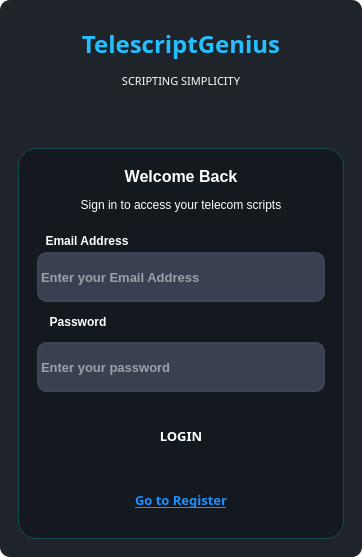
<?xml version="1.0" encoding="UTF-8"?>
<ui version="4.0">
 <class>LoginScreen</class>
 <widget class="QMainWindow" name="LoginScreen">
  <property name="geometry">
   <rect>
    <x>0</x>
    <y>0</y>
    <width>362</width>
    <height>557</height>
   </rect>
  </property>
  <property name="windowTitle">
   <string>MainWindow</string>
  </property>
  <property name="styleSheet">
   <string notr="true">*{
    border-radius:10px;
    background-color:transparent;
    background:transparent;
    padding:0;
    margin:0;
    color:#fff;
}
#centralwidget{
    background-color:#1f232a;
}</string>
  </property>
  <widget class="QWidget" name="centralwidget">
   <layout class="QVBoxLayout" name="verticalLayout_3">
    <item>
     <widget class="QWidget" name="widget" native="true">
      <property name="styleSheet">
       <string notr="true"/>
      </property>
      <layout class="QVBoxLayout" name="verticalLayout">
       <item>
        <widget class="QFrame" name="frame_3">
         <property name="frameShape">
          <enum>QFrame::StyledPanel</enum>
         </property>
         <property name="frameShadow">
          <enum>QFrame::Raised</enum>
         </property>
         <layout class="QVBoxLayout" name="verticalLayout_4">
          <item alignment="Qt::AlignTop">
           <widget class="QLabel" name="label_4">
            <property name="sizePolicy">
             <sizepolicy hsizetype="Preferred" vsizetype="Minimum">
              <horstretch>0</horstretch>
              <verstretch>0</verstretch>
             </sizepolicy>
            </property>
            <property name="minimumSize">
             <size>
              <width>0</width>
              <height>50</height>
             </size>
            </property>
            <property name="font">
             <font>
              <family>Segoe Print</family>
              <pointsize>12</pointsize>
              <weight>75</weight>
              <bold>true</bold>
             </font>
            </property>
            <property name="styleSheet">
             <string notr="true"/>
            </property>
            <property name="text">
             <string>&lt;!DOCTYPE HTML PUBLIC &quot;-//W3C//DTD HTML 4.0//EN&quot; &quot;http://www.w3.org/TR/REC-html40/strict.dtd&quot;&gt;
&lt;html&gt;&lt;head&gt;&lt;meta name=&quot;qrichtext&quot; content=&quot;1&quot; /&gt;&lt;style type=&quot;text/css&quot;&gt;
p, li { white-space: pre-wrap; }
&lt;/style&gt;&lt;/head&gt;&lt;body style=&quot; font-family:'MS Shell Dlg 2'; font-size:8pt; font-weight:400; font-style:normal;&quot;&gt;
&lt;p align=&quot;center&quot; style=&quot; margin-top:12px; margin-bottom:12px; margin-left:0px; margin-right:0px; -qt-block-indent:0; text-indent:0px;&quot;&gt;&lt;span style=&quot; font-size:18pt; font-weight:600; color:#25bfff;&quot;&gt;TelescriptGenius&lt;/span&gt;&lt;/p&gt;
&lt;p align=&quot;center&quot; style=&quot; margin-top:12px; margin-bottom:12px; margin-left:0px; margin-right:0px; -qt-block-indent:0; text-indent:0px;&quot;&gt;SCRIPTING SIMPLICITY&lt;/p&gt;&lt;/body&gt;&lt;/html&gt;</string>
            </property>
           </widget>
          </item>
         </layout>
        </widget>
       </item>
       <item>
        <widget class="QFrame" name="frame">
         <property name="styleSheet">
          <string notr="true">QFrame{
	background-color: rgb(20, 24, 31);
}
QFrame#frame{
	border-radius: 18px;
    border: 1px solid rgba(0, 255, 255, 0.2);
}</string>
         </property>
         <property name="frameShape">
          <enum>QFrame::StyledPanel</enum>
         </property>
         <property name="frameShadow">
          <enum>QFrame::Raised</enum>
         </property>
         <layout class="QVBoxLayout" name="verticalLayout_2">
          <item>
           <widget class="QFrame" name="frame_7">
            <property name="frameShape">
             <enum>QFrame::StyledPanel</enum>
            </property>
            <property name="frameShadow">
             <enum>QFrame::Raised</enum>
            </property>
            <layout class="QVBoxLayout" name="verticalLayout_6">
             <item>
              <widget class="QLabel" name="label_3">
               <property name="text">
                <string>&lt;html&gt;&lt;head/&gt;&lt;body&gt;&lt;p align=&quot;center&quot;&gt;&lt;span style=&quot; font-size:12pt; font-weight:600;&quot;&gt;Welcome Back&lt;/span&gt;&lt;/p&gt;&lt;p align=&quot;center&quot;&gt;Sign in to access your telecom scripts&lt;/p&gt;&lt;/body&gt;&lt;/html&gt;</string>
               </property>
              </widget>
             </item>
            </layout>
           </widget>
          </item>
          <item>
           <widget class="QFrame" name="frame_4">
            <property name="frameShape">
             <enum>QFrame::StyledPanel</enum>
            </property>
            <property name="frameShadow">
             <enum>QFrame::Raised</enum>
            </property>
            <layout class="QVBoxLayout" name="verticalLayout_5">
             <item>
              <widget class="QLabel" name="label">
               <property name="sizePolicy">
                <sizepolicy hsizetype="Fixed" vsizetype="Fixed">
                 <horstretch>0</horstretch>
                 <verstretch>0</verstretch>
                </sizepolicy>
               </property>
               <property name="minimumSize">
                <size>
                 <width>100</width>
                 <height>10</height>
                </size>
               </property>
               <property name="maximumSize">
                <size>
                 <width>16777215</width>
                 <height>10</height>
                </size>
               </property>
               <property name="font">
                <font>
                 <weight>75</weight>
                 <bold>true</bold>
                </font>
               </property>
               <property name="styleSheet">
                <string notr="true"/>
               </property>
               <property name="text">
                <string>Email Address</string>
               </property>
               <property name="alignment">
                <set>Qt::AlignCenter</set>
               </property>
              </widget>
             </item>
             <item>
              <widget class="QLineEdit" name="emailInput">
               <property name="sizePolicy">
                <sizepolicy hsizetype="Minimum" vsizetype="Fixed">
                 <horstretch>0</horstretch>
                 <verstretch>0</verstretch>
                </sizepolicy>
               </property>
               <property name="minimumSize">
                <size>
                 <width>0</width>
                 <height>50</height>
                </size>
               </property>
               <property name="font">
                <font>
                 <pointsize>10</pointsize>
                 <weight>75</weight>
                 <bold>true</bold>
                </font>
               </property>
               <property name="styleSheet">
                <string notr="true">background-color: rgb(57, 65, 80);
border: 2px solid rgb(61, 70, 86);
border-radius:10px;</string>
               </property>
               <property name="placeholderText">
                <string>Enter your Email Address</string>
               </property>
              </widget>
             </item>
            </layout>
           </widget>
          </item>
          <item>
           <widget class="QLabel" name="label_2">
            <property name="sizePolicy">
             <sizepolicy hsizetype="Fixed" vsizetype="Fixed">
              <horstretch>0</horstretch>
              <verstretch>0</verstretch>
             </sizepolicy>
            </property>
            <property name="minimumSize">
             <size>
              <width>100</width>
              <height>10</height>
             </size>
            </property>
            <property name="maximumSize">
             <size>
              <width>16777215</width>
              <height>10</height>
             </size>
            </property>
            <property name="font">
             <font>
              <weight>75</weight>
              <bold>true</bold>
             </font>
            </property>
            <property name="styleSheet">
             <string notr="true"/>
            </property>
            <property name="text">
             <string>Password</string>
            </property>
            <property name="alignment">
             <set>Qt::AlignCenter</set>
            </property>
           </widget>
          </item>
          <item>
           <widget class="QFrame" name="frame_5">
            <property name="sizePolicy">
             <sizepolicy hsizetype="Minimum" vsizetype="Fixed">
              <horstretch>0</horstretch>
              <verstretch>0</verstretch>
             </sizepolicy>
            </property>
            <property name="frameShape">
             <enum>QFrame::StyledPanel</enum>
            </property>
            <property name="frameShadow">
             <enum>QFrame::Raised</enum>
            </property>
            <layout class="QVBoxLayout" name="verticalLayout_7">
             <item>
              <widget class="QLineEdit" name="passwordInput">
               <property name="sizePolicy">
                <sizepolicy hsizetype="Minimum" vsizetype="Fixed">
                 <horstretch>0</horstretch>
                 <verstretch>0</verstretch>
                </sizepolicy>
               </property>
               <property name="minimumSize">
                <size>
                 <width>0</width>
                 <height>50</height>
                </size>
               </property>
               <property name="font">
                <font>
                 <pointsize>10</pointsize>
                 <weight>75</weight>
                 <bold>true</bold>
                </font>
               </property>
               <property name="styleSheet">
                <string notr="true">background-color: rgb(57, 65, 80);
border: 2px solid rgb(61, 70, 86);
border-radius:10px;</string>
               </property>
               <property name="echoMode">
                <enum>QLineEdit::Password</enum>
               </property>
               <property name="placeholderText">
                <string>Enter your password</string>
               </property>
              </widget>
             </item>
            </layout>
           </widget>
          </item>
          <item>
           <widget class="QFrame" name="frame_2">
            <property name="frameShape">
             <enum>QFrame::StyledPanel</enum>
            </property>
            <property name="frameShadow">
             <enum>QFrame::Raised</enum>
            </property>
            <layout class="QHBoxLayout" name="horizontalLayout">
             <item>
              <widget class="QPushButton" name="logBtn">
               <property name="sizePolicy">
                <sizepolicy hsizetype="Fixed" vsizetype="Fixed">
                 <horstretch>0</horstretch>
                 <verstretch>0</verstretch>
                </sizepolicy>
               </property>
               <property name="minimumSize">
                <size>
                 <width>200</width>
                 <height>40</height>
                </size>
               </property>
               <property name="font">
                <font>
                 <family>Segoe UI Black</family>
                 <pointsize>10</pointsize>
                 <weight>75</weight>
                 <bold>true</bold>
                </font>
               </property>
               <property name="text">
                <string>LOGIN</string>
               </property>
              </widget>
             </item>
            </layout>
           </widget>
          </item>
          <item>
           <widget class="QFrame" name="frame_6">
            <property name="frameShape">
             <enum>QFrame::StyledPanel</enum>
            </property>
            <property name="frameShadow">
             <enum>QFrame::Raised</enum>
            </property>
            <layout class="QHBoxLayout" name="horizontalLayout_4">
             <item>
              <widget class="QPushButton" name="regNowBtn">
               <property name="sizePolicy">
                <sizepolicy hsizetype="Fixed" vsizetype="Fixed">
                 <horstretch>0</horstretch>
                 <verstretch>0</verstretch>
                </sizepolicy>
               </property>
               <property name="minimumSize">
                <size>
                 <width>200</width>
                 <height>40</height>
                </size>
               </property>
               <property name="font">
                <font>
                 <family>Segoe UI Black</family>
                 <pointsize>-1</pointsize>
                 <weight>75</weight>
                 <bold>true</bold>
                 <underline>true</underline>
                </font>
               </property>
               <property name="styleSheet">
                <string notr="true">QPushButton {
    background: transparent;
    color: #1E90FF;
    border: none;
    text-decoration: underline;
    font-size: 13px;
}
QPushButton:hover {
    color: #00BFFF;
}
</string>
               </property>
               <property name="text">
                <string>Go to Register</string>
               </property>
              </widget>
             </item>
            </layout>
           </widget>
          </item>
         </layout>
        </widget>
       </item>
      </layout>
     </widget>
    </item>
   </layout>
  </widget>
 </widget>
 <resources>
  <include location="resources.qrc"/>
 </resources>
 <connections/>
</ui>
